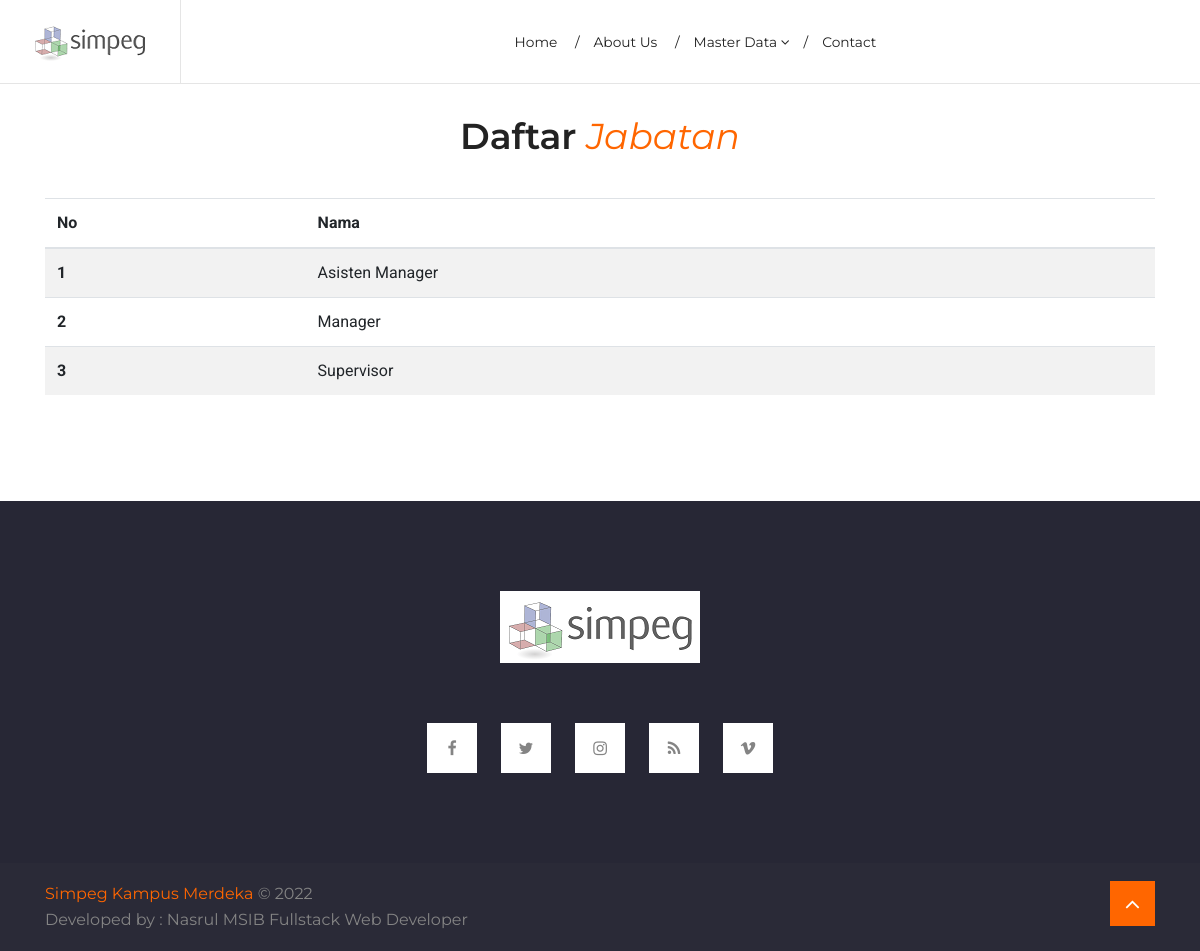
The page /index.php?hal=jabatan on the database its author committed.
### tables this page shows
CREATE TABLE `jabatan` (
  `id` int(11) NOT NULL,
  `nama` varchar(45) NOT NULL
);

### models/Jabatan.php (called while the page is built)
<?php
class Jabatan{
    private $koneksi;
    public function __construct(){
        global $dbh;
        $this->koneksi = $dbh;
    }
    public function dataJabatan(){
        $sql = "SELECT * FROM jabatan";
        $ps = $this->koneksi->prepare($sql);
        $ps->execute();
        $rs = $ps->fetchAll();
        return $rs;
    }
}

### jabatan.php (the view)
<?php
$model = new Jabatan();
$data_jabatan = $model->dataJabatan();
?>
<section class="section schedule">
    <div class="container">
        <div class="row">
            <div class="col-12">
                <div class="section-title">
                    <h3>Daftar <span class="alternate">Jabatan</span></h3>
                </div>
            </div>
        </div>
        <div class="row">
            <div class="col-12">
                <table class="table table-striped">
                    <thead>
                        <tr>
                            <th scope="col">No</th>
                            <th scope="col">Nama</th>
                        </tr>
                    </thead>
                    <tbody>
                        <?php
                        $no = 1;
                        foreach($data_jabatan as $row){
                        ?>
                        <tr>
                            <th scope="row"><?= $no ?></th>
                            <td><?= $row['nama'] ?></td>
                        </tr>
                        <?php
                        $no++;
                        }
                        ?>
                    </tbody>
                </table>
            </div>
        </div>
    </div>
</section>

### css/style.css (style rules this page uses)
html { font-size: 16px; }
body { font-family: "Roboto", sans-serif; -webkit-font-smoothing: antialiased; }
h1, h2, h3, h4, h5, h6 { font-family: "Montserrat", sans-serif; color: #222222; font-weight: 600; }
h3 { font-size: 2.25rem; }
span.alternate { color: #ff6600; font-style: italic; font-weight: 400; }
.section { padding: 90px 0; }
.section-title { margin-top: 25px; text-align: center; margin-bottom: 40px; }
.section-title h3 { margin-bottom: 20px; }

### rows shown on the page
jabatan: nama "Asisten Manager"
jabatan: nama "Manager"
jabatan: nama "Supervisor"
